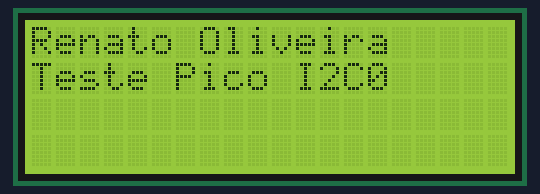
Bench run of a program on a simulated Raspberry Pi Pico running MicroPython. Shown: 20×4 character LCD. The clock reads 2024-03-15 10:24:30 at power-on unless the program sets it; what the program prints to the serial console is not drawn.

Above: at 0.4 s.
At 4.5 s:
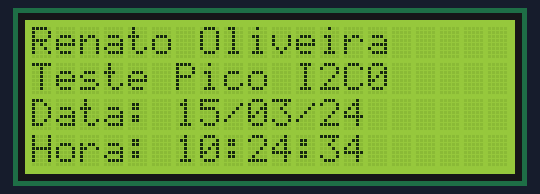
At 8.7 s:
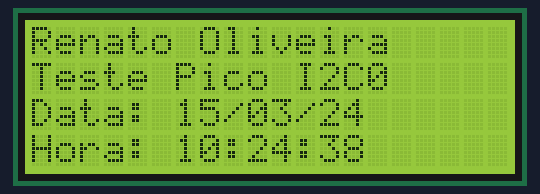
At 13.0 s:
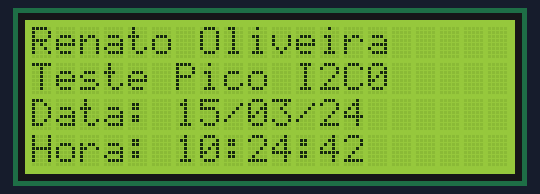
At 21.5 s:
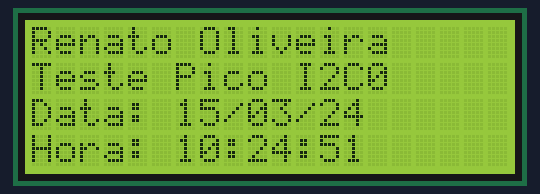
At 38.5 s:
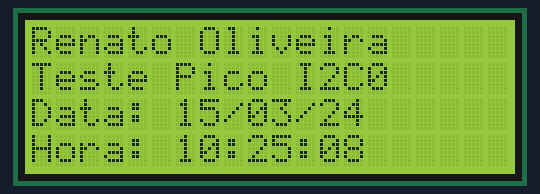

Measured:
- what the display in image 1 shows lasts 1.1 s, from 4.4 s to 5.5 s

The program:

Lcd.py
```python
import machine
import time

# Use I2C0 on Raspberry Pi Pico: SDA=GPIO8, SCL=GPIO9
I2CBUS = 0
I2C_SDA_PIN = 8
I2C_SCL_PIN = 9
I2C_FREQ = 400000  # 400kHz

# LCD constants (commands)
LCD_CLEARDISPLAY = 0x01
LCD_RETURNHOME = 0x02
LCD_ENTRYMODESET = 0x04
LCD_DISPLAYCONTROL = 0x08
LCD_CURSORSHIFT = 0x10
LCD_FUNCTIONSET = 0x20
LCD_SETCGRAMADDR = 0x40
LCD_SETDDRAMADDR = 0x80

LCD_ENTRYLEFT = 0x02
LCD_2LINE = 0x08
LCD_5x8DOTS = 0x00

LCD_BACKLIGHT = 0x08
LCD_NOBACKLIGHT = 0x00

class i2c_device:
    def __init__(self, addr, i2c):
        self.addr = addr
        self.i2c = i2c

    def write(self, data):
        try:
            self.i2c.writeto(self.addr, bytes([data]))
        except Exception:
            pass

    def read(self, nbytes=1):
        try:
            return self.i2c.readfrom(self.addr, nbytes)
        except Exception:
            return b''

class Lcd:
    def __init__(self, i2c_addr=None, en=0x04, rs=0x01, bl=0x08, strobe_us=500):
        """
        en, rs, bl: bit masks for Enable, Register Select and Backlight on the PCF8574 expander.
        strobe_us: pulse width in microseconds for EN strobe (increase if needed).
        """
        self.En = en
        self.Rs = rs
        self.BL = bl
        self.strobe_us = int(strobe_us)

        # init I2C bus 0 with specified pins
        try:
            self.i2c = machine.I2C(I2CBUS, scl=machine.Pin(I2C_SCL_PIN), sda=machine.Pin(I2C_SDA_PIN), freq=I2C_FREQ)
        except Exception:
            self.i2c = None
            self.address = None
            self.lcd_device = None
            self.backlight_state = self.BL
            self._available = False
            return

        addrs = []
        try:
            addrs = self.i2c.scan()
        except Exception:
            addrs = []

        if not addrs:
            print("Aviso: nenhum dispositivo I2C encontrado em SDA=GPIO8 SCL=GPIO9. Modo sem-LCD ativado.")
            self.address = None
            self.lcd_device = None
            self.backlight_state = self.BL
            self._available = False
            return

        if i2c_addr is None:
            self.address = addrs[0]
        else:
            self.address = i2c_addr

        self.lcd_device = i2c_device(self.address, self.i2c)
        self.backlight_state = self.BL
        self._available = True

        # initialization sequence for 4-bit mode (PCF8574 backpack)
        time.sleep_ms(50)
        self._write_init_nibble(0x03)
        time.sleep_ms(5)
        self._write_init_nibble(0x03)
        time.sleep_ms(5)
        self._write_init_nibble(0x03)
        time.sleep_ms(1)
        self._write_init_nibble(0x02)

        self.lcd_write(LCD_FUNCTIONSET | LCD_2LINE | LCD_5x8DOTS)
        self.lcd_write(LCD_DISPLAYCONTROL | 0x04)  # display on
        self.lcd_clear()
        self.lcd_write(LCD_ENTRYMODESET | LCD_ENTRYLEFT)
        time.sleep_ms(200)

    def _raw_write(self, data):
        if not getattr(self, "_available", False):
            return
        self.lcd_device.write(data | self.backlight_state)

    def lcd_strobe(self, data):
        if not getattr(self, "_available", False):
            return
        # EN high
        self._raw_write(data | self.En)
        time.sleep_us(self.strobe_us)
        # EN low
        self._raw_write(data & ~self.En)
        time.sleep_us(max(100, self.strobe_us // 5))

    def _write_init_nibble(self, nibble):
        # write only the high 4 bits (nibble is 0x02..0x03..0x00..)
        b = (nibble << 4) & 0xF0
        self._raw_write(b)
        self.lcd_strobe(b)

    def lcd_write_four_bits(self, data):
        if not getattr(self, "_available", False):
            return
        self._raw_write(data)
        self.lcd_strobe(data)

    def lcd_write(self, cmd, mode=0):
        if not getattr(self, "_available", False):
            return
        high = (cmd & 0xF0) | mode
        low = ((cmd << 4) & 0xF0) | mode
        self.lcd_write_four_bits(high)
        self.lcd_write_four_bits(low)

    def lcd_write_char(self, charvalue, mode=None):
        if not getattr(self, "_available", False):
            return
        mode = self.Rs if mode is None else mode
        high = (charvalue & 0xF0) | mode
        low = ((charvalue << 4) & 0xF0) | mode
        self.lcd_write_four_bits(high)
        self.lcd_write_four_bits(low)

    def lcd_display_string(self, string, line=1, pos=0):
        if not getattr(self, "_available", False):
            return
        if line == 1:
            pos_new = pos
        elif line == 2:
            pos_new = 0x40 + pos
        elif line == 3:
            pos_new = 0x14 + pos
        elif line == 4:
            pos_new = 0x54 + pos
        else:
            pos_new = pos
        self.lcd_write(LCD_SETDDRAMADDR | pos_new)
        for ch in string:
            self.lcd_write_char(ord(ch))

    def lcd_clear(self):
        if not getattr(self, "_available", False):
            return
        self.lcd_write(LCD_CLEARDISPLAY)
        self.lcd_write(LCD_RETURNHOME)
        time.sleep_ms(2)

    def backlight(self, state):
        if state:
            self.backlight_state = self.BL
        else:
            self.backlight_state = LCD_NOBACKLIGHT
        if not getattr(self, "_available", False):
            return
        try:
            self._raw_write(0x00)  # only update backlight bit
        except Exception:
            pass

    def lcd_load_custom_chars(self, fontdata):
        if not getattr(self, "_available", False):
            return
        self.lcd_write(LCD_SETCGRAMADDR)
        for char in fontdata:
            for line in char:
                self.lcd_write_char(line)

    def lcd_display_string_inverter(self, string, line=1, pos=0):
        if not getattr(self, "_available", False):
            return
        prev = self.backlight_state
        self.backlight(0)
        self.lcd_display_string(string, line, pos)
        self.backlight(1)
        self.backlight_state = prev

    # Diagnostic helper: cycles common En/Rs combos and writes a single letter.
    # Use visually: run lcd.try_mappings() and observe which mapping shows text.
    def try_mappings(self):
        if not getattr(self, "_available", False):
            print("LCD not available")
            return
        en_candidates = [0x04, 0x02, 0x01]
        rs_candidates = [0x01, 0x02, 0x04]
        bl_candidates = [0x08, 0x10, 0x01]
        for en in en_candidates:
            for rs in rs_candidates:
                for bl in bl_candidates:
                    print("Testing En=0x%02X Rs=0x%02X BL=0x%02X" % (en, rs, bl))
                    self.En = en; self.Rs = rs; self.BL = bl
                    self.backlight_state = self.BL
                    self.lcd_clear()
                    time.sleep_ms(100)
                    self.lcd_display_string("T", 1, 0)
                    time.sleep_ms(800)
        print("Mapping test done. Observe which combination displayed 'T'.")

if __name__ == "__main__":
    lcd = Lcd()
    print("available:", getattr(lcd, "_available", False), "addr:", lcd.address)
    if getattr(lcd, "_available", False):
        lcd.backlight(1)
        lcd.lcd_clear()
        lcd.lcd_display_string("Renato Oliveira", 1, 0)
        lcd.lcd_display_string_inverter("Teste Pico I2C0", 2, 0)
        time.sleep(4)
        try:
            while True:
                t = time.localtime()
                lcd.lcd_display_string("Data: %02d/%02d/%02d" % (t[2], t[1], t[0] % 100), 3, 0)
                lcd.lcd_display_string("Hora: %02d:%02d:%02d" % (t[3], t[4], t[5]), 4, 0)
                time.sleep(1)
        except KeyboardInterrupt:
            lcd.lcd_clear()
        print("Fim do programa")
```
